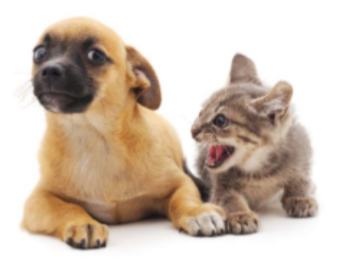
#> input picture SCL/images/catdog.png, 347 x 265 px
$ python SCL8-3.py
#> lines starting #> are read from the running program, lines starting #| are printed output that depends on the picture
import cv2
import matplotlib.pyplot as plt

# 1 - Load image
image = cv2.imread('images/catdog.png')  # replace with your image
#> image is the input picture: shape (265, 347, 3); mean B, G, R 180.1, 194.1, 209.3

# 2 - Convert to RGB for display
image = cv2.cvtColor(image, cv2.COLOR_BGR2RGB)

# 3 - Define ONE bounding box
# (x_min, y_min, x_max, y_max)
x_min, y_min, x_max, y_max = 50, 50, 200, 200

# 4- Draw the box
cv2.rectangle(image, (x_min, y_min), (x_max, y_max), (255, 0, 0), 2)
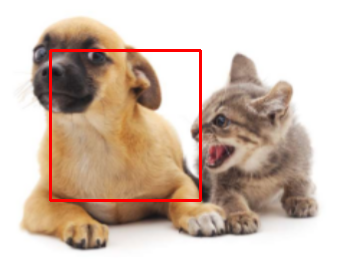
#> image: shape (265, 347, 3); mean R, G, B 210.9, 191.3, 177.7

# 5 -Show image
plt.imshow(image)
plt.title("Single Bounding Box")
plt.axis('off')
plt.show()
